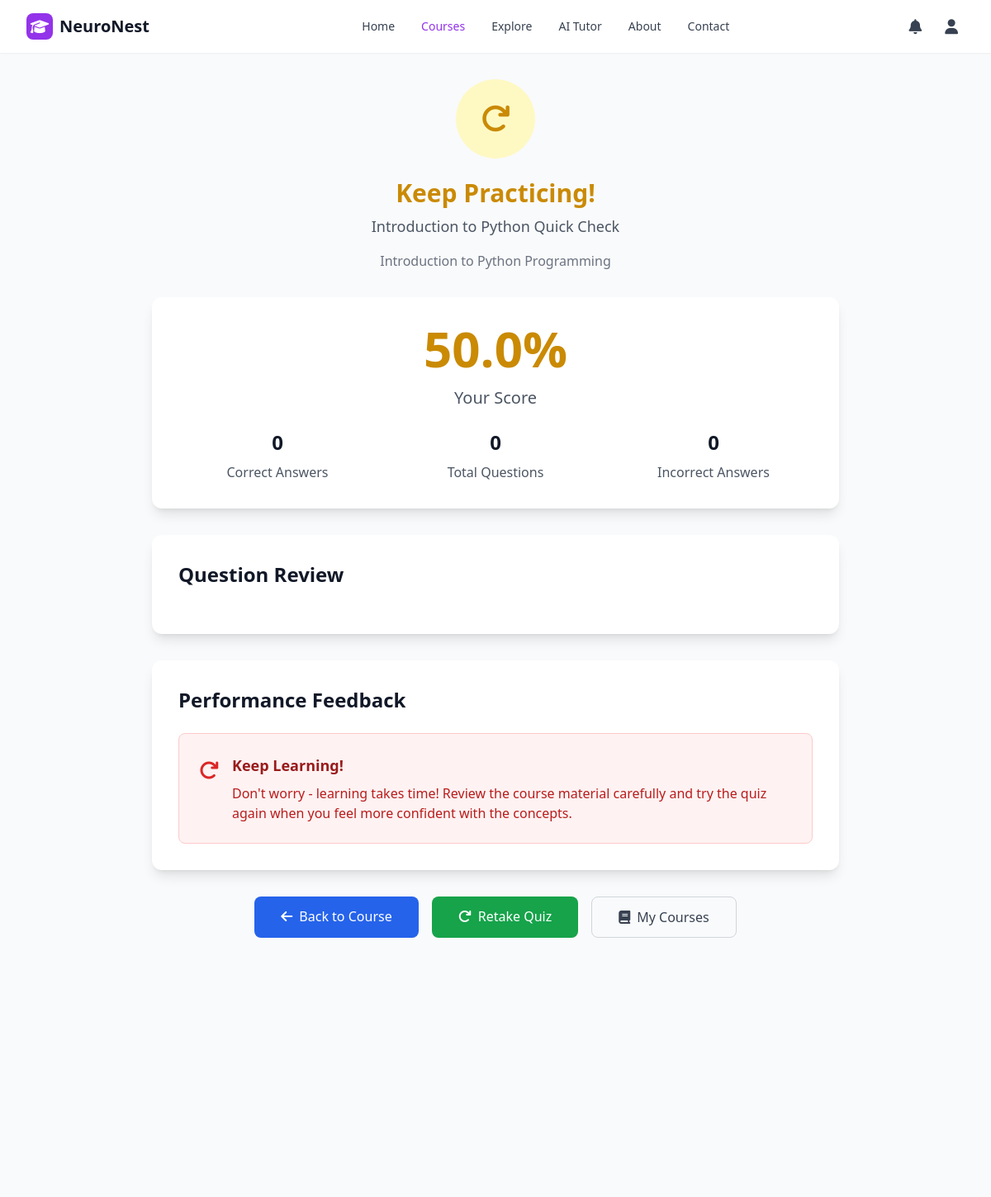
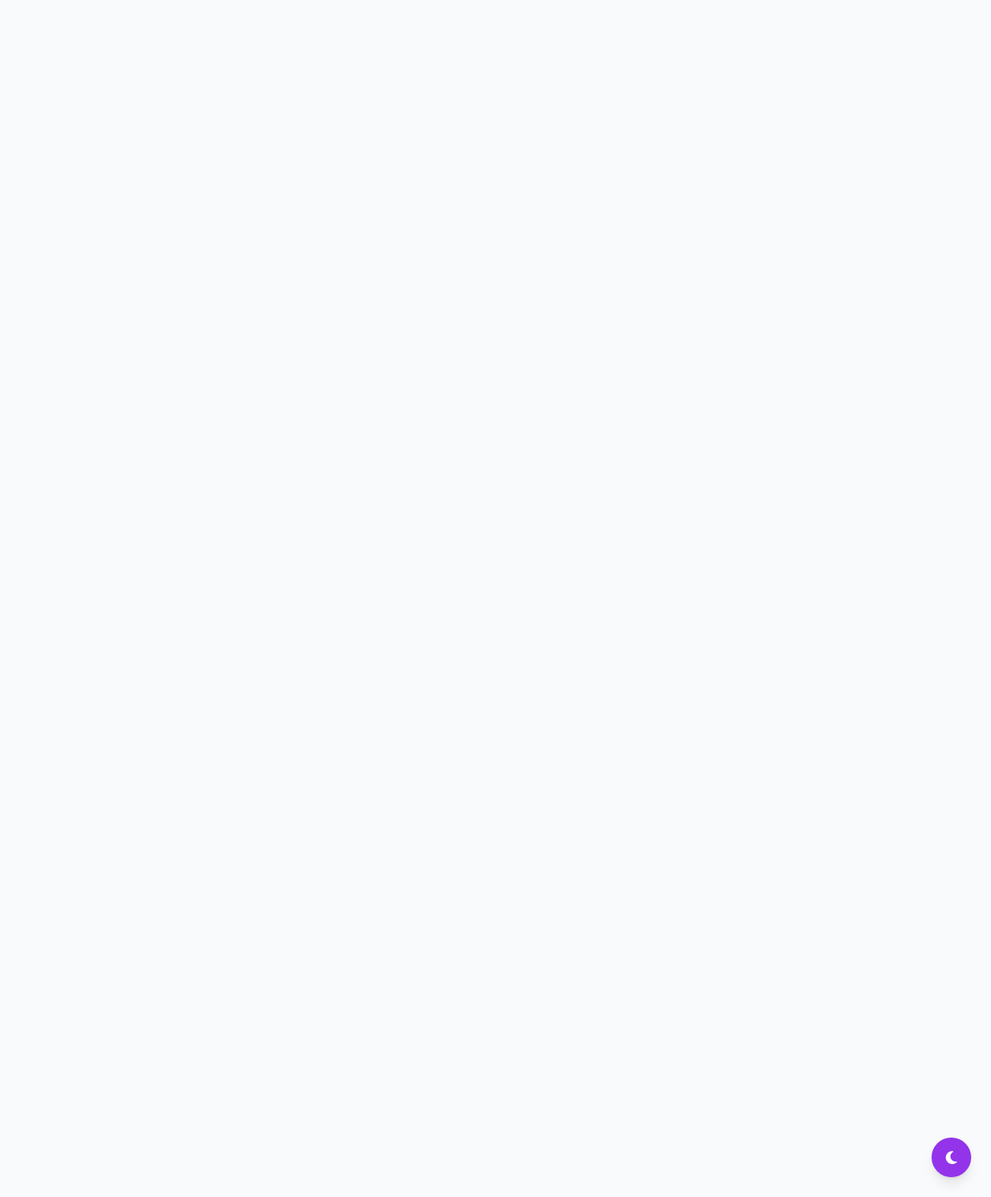
Page /courses/quiz/8/results/ (signed in) on the committed database (2 pictures, top to bottom).
### courses/models.py (models this page shows, shortened)
class Quiz(models.Model):
    QUIZ_TYPE_CHOICES = [
        ('chapter', 'Chapter Quiz'),
        ('topic', 'Topic Quiz'),
    ]
    chapter = models.ForeignKey(Chapter, on_delete=models.CASCADE, related_name='quizzes', null=True, blank=True)
    topic = models.ForeignKey(Topic, on_delete=models.CASCADE, related_name='quizzes', null=True, blank=True)
    title = models.CharField(max_length=255)
    quiz_type = models.CharField(max_length=10, choices=QUIZ_TYPE_CHOICES, default='chapter')
    time_limit = models.IntegerField(default=15)  # minutes
    created_at = models.DateTimeField(auto_now_add=True)
    @property
    def course(self):
        if self.chapter:
            return self.chapter.course
        elif self.topic:
            return self.topic.chapter.course
        return None

class Topic(models.Model):
    chapter = models.ForeignKey(Chapter, on_delete=models.CASCADE, related_name='topics')
    title = models.CharField(max_length=255)
    description = models.TextField(blank=True)
    order = models.PositiveIntegerField(default=0)
    youtube_video_url = models.URLField(blank=True, help_text="YouTube video URL")
    notes = models.TextField(blank=True, help_text="Topic notes and content")
    extra_info = models.TextField(blank=True, help_text="Additional information")
    created_at = models.DateTimeField(auto_now_add=True)
    class Meta:
        ordering = ['order', 'created_at']

class Chapter(models.Model):
    course = models.ForeignKey('Course', on_delete=models.CASCADE, related_name='chapters')
    title = models.CharField(max_length=255)
    description = models.TextField(blank=True)
    order = models.PositiveIntegerField(default=0)
    created_at = models.DateTimeField(auto_now_add=True)
    class Meta:
        ordering = ['order', 'created_at']

class Course(models.Model):
    CATEGORY_CHOICES = [
        ('programming', 'Programming'),
        ('design', 'Design'),
        ('business', 'Business'),
        ('data_science', 'Data Science'),
        ('marketing', 'Marketing'),
        ('photography', 'Photography'),
        ('music', 'Music'),
        ('language', 'Language'),
        ('health', 'Health & Fitness'),
        ('other', 'Other'),
    ]
    title = models.CharField(max_length=200)
    description = models.TextField(blank=True)
    instructor = models.ForeignKey(User, on_delete=models.CASCADE, limit_choices_to={'role': 'instructor'})
    category = models.CharField(max_length=50, choices=CATEGORY_CHOICES, default='other')
    created_at = models.DateTimeField(auto_now_add=True)

class Progress(models.Model):
    student = models.ForeignKey(User, on_delete=models.CASCADE, limit_choices_to={'role': 'student'})
    course = models.ForeignKey('Course', on_delete=models.CASCADE)
    completed_lessons = models.IntegerField(default=0)
    total_lessons = models.IntegerField(default=0)
    score = models.FloatField(default=0.0)

### courses/views.py (the view)
# urls.py: path('quiz/<int:quiz_id>/results/', views.quiz_results, name='quiz_results'),
@login_required
def quiz_results(request, quiz_id):
    quiz = get_object_or_404(Quiz, id=quiz_id)
    student_answers = StudentAnswer.objects.filter(
        student=request.user,
        question__quiz=quiz
    ).select_related('question', 'selected_option')
    progress = Progress.objects.filter(
        student=request.user,
        course=quiz.course
    ).first()
    context = {
        'quiz': quiz,
        'student_answers': student_answers,
        'progress': progress
    }
    return render(request, 'courses/quiz/quiz_results.html', context)

### courses/templates/courses/quiz/quiz_results.html (shortened to what this page needs)
{% extends 'base/base.html' %}
{% block content %}
<div class="max-w-4xl mx-auto px-4 sm:px-6 lg:px-8 py-8">
    <div class="text-center mb-8">
        {% if progress.score >= 80 %}
        <div
            class="w-24 h-24 bg-green-100 dark:bg-green-900 rounded-full flex items-center justify-center mx-auto mb-6">
            <i class="fas fa-trophy text-green-600 dark:text-green-400 text-4xl"></i>
        </div>
        <h1 class="text-3xl font-bold text-green-600 dark:text-green-400 mb-2">Excellent Work!</h1>
        {% elif progress.score >= 60 %}
        <div class="w-24 h-24 bg-blue-100 dark:bg-blue-900 rounded-full flex items-center justify-center mx-auto mb-6">
            <i class="fas fa-thumbs-up text-blue-600 dark:text-blue-400 text-4xl"></i>
        </div>
        <h1 class="text-3xl font-bold text-blue-600 dark:text-blue-400 mb-2">Good Job!</h1>
        {% else %}
        <div
            class="w-24 h-24 bg-yellow-100 dark:bg-yellow-900 rounded-full flex items-center justify-center mx-auto mb-6">
            <i class="fas fa-redo text-yellow-600 dark:text-yellow-400 text-4xl"></i>
        </div>
        <h1 class="text-3xl font-bold text-yellow-600 dark:text-yellow-400 mb-2">Keep Practicing!</h1>
        {% endif %}
        <p class="text-lg text-gray-600 dark:text-gray-300 mb-4">{{ quiz.title }}</p>
        <p class="text-gray-500 dark:text-gray-400">{{ quiz.course.title }}</p>
    </div>
    <div class="bg-white dark:bg-gray-800 rounded-xl shadow-lg p-8 mb-8">
        <div class="text-center">
            <div class="text-6xl font-bold mb-4
                {% if progress.score >= 80 %}text-green-600 dark:text-green-400
                {% elif progress.score >= 60 %}text-blue-600 dark:text-blue-400
                {% else %}text-yellow-600 dark:text-yellow-400{% endif %}">
                {{ progress.score|floatformat:1 }}%
            </div>
            <p class="text-xl text-gray-600 dark:text-gray-300 mb-6">Your Score</p>
            <div class="grid grid-cols-1 md:grid-cols-3 gap-6">
                <div class="text-center">
                    <div class="text-2xl font-bold text-gray-900 dark:text-white mb-2">
                        {% with correct=0 %}
                        {{ correct }}
                        {% endwith %}
                    </div>
                    <p class="text-gray-600 dark:text-gray-300">Correct Answers</p>
                </div>
                <div class="text-center">
                    <div class="text-2xl font-bold text-gray-900 dark:text-white mb-2">{{ student_answers.count }}</div>
                    <p class="text-gray-600 dark:text-gray-300">Total Questions</p>
                </div>
                <div class="text-center">
                    <div class="text-2xl font-bold text-gray-900 dark:text-white mb-2">
                        {% with incorrect=student_answers.count %}
                        {{ incorrect }}
                        {% endwith %}
                    </div>
                    <p class="text-gray-600 dark:text-gray-300">Incorrect Answers</p>
                </div>
            </div>
        </div>
    </div>
    <div class="bg-white dark:bg-gray-800 rounded-xl shadow-lg p-8 mb-8">
        <h2 class="text-2xl font-bold text-gray-900 dark:text-white mb-6">Question Review</h2>
    </div>
    <div class="bg-white dark:bg-gray-800 rounded-xl shadow-lg p-8 mb-8">
        <h2 class="text-2xl font-bold text-gray-900 dark:text-white mb-6">Performance Feedback</h2>
        {% if progress.score >= 90 %}
        <div class="bg-green-50 dark:bg-green-900/20 border border-green-200 dark:border-green-800 rounded-lg p-6">
            <div class="flex items-start">
                <i class="fas fa-star text-green-600 dark:text-green-400 text-2xl mr-4 mt-1"></i>
                <div>
                    <h3 class="text-lg font-semibold text-green-800 dark:text-green-200 mb-2">Outstanding Performance!
                    </h3>
                    <p class="text-green-700 dark:text-green-300">
                        Excellent work! You've demonstrated a strong understanding of the material.
                        You're ready to move on to more advanced topics.
                    </p>
                </div>
            </div>
        </div>
        {% else %}
        <div class="bg-red-50 dark:bg-red-900/20 border border-red-200 dark:border-red-800 rounded-lg p-6">
            <div class="flex items-start">
                <i class="fas fa-redo text-red-600 dark:text-red-400 text-2xl mr-4 mt-1"></i>
                <div>
                    <h3 class="text-lg font-semibold text-red-800 dark:text-red-200 mb-2">Keep Learning!</h3>
                    <p class="text-red-700 dark:text-red-300">
                        Don't worry - learning takes time! Review the course material carefully and
                        try the quiz again when you feel more confident with the concepts.
                    </p>
                </div>
            </div>
        </div>
        {% endif %}
    </div>
    <div class="flex flex-col sm:flex-row gap-4 justify-center">
        <a href="{% url 'courses:course_detail' quiz.course.id %}"
            class="bg-blue-600 text-white px-8 py-3 rounded-lg hover:bg-blue-700 transition-colors text-center">
            <i class="fas fa-arrow-left mr-2"></i>Back to Course
        </a>
        {% if progress.score < 80 %} <a href="{% url 'courses:take_quiz' quiz.id %}"
            class="bg-green-600 text-white px-8 py-3 rounded-lg hover:bg-green-700 transition-colors text-center">
            <i class="fas fa-redo mr-2"></i>Retake Quiz
            </a>
            {% endif %}
            <a href="{% url 'courses:my_courses' %}"
                class="border border-gray-300 dark:border-gray-600 text-gray-700 dark:text-gray-300 px-8 py-3 rounded-lg hover:bg-gray-50 dark:hover:bg-gray-700 transition-colors text-center">
                <i class="fas fa-book mr-2"></i>My Courses
            </a>
    </div>
</div>
{% endblock %}

### elearning/static/elearning/css/custom.css (style rules this page uses)
.transition-colors { transition: background-color 0.2s ease, color 0.2s ease; }
* { scrollbar-width: thin; scrollbar-color: #9ca3af #f3f4f6; }
html { scroll-behavior: smooth; }

### elearning/templates/base/base.html (style rules this page uses)
html { scroll-behavior: smooth; }

### rows in the picture
Quiz: title "Introduction to Python Quick Check", course "Introduction to Python Programming"
Progress: score "50.0"

### other values in the picture
{{ correct }} "0"
{{ student_answers.count }} "0"
{{ incorrect }} "0"
